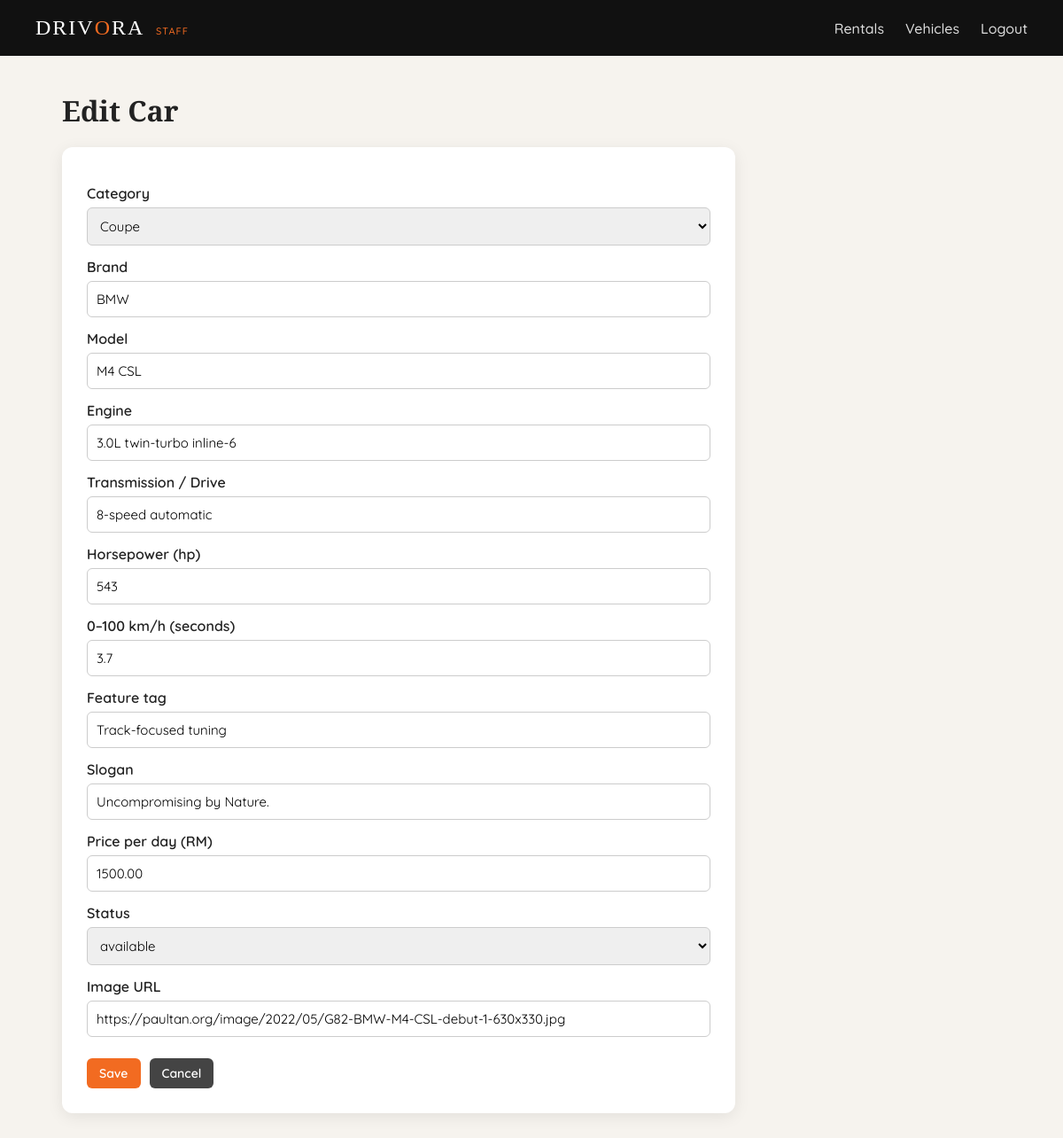
Page /staff/vehicle-form.php?id=4 (signed in) on the committed database.
### tables this page shows
CREATE TABLE IF NOT EXISTS vehicles (
    vehicle_id INT AUTO_INCREMENT PRIMARY KEY,
    categories_id INT NOT NULL,
    brand VARCHAR(100) NOT NULL,
    model VARCHAR(100) NOT NULL,
    engine VARCHAR(150),
    transmission_drive VARCHAR(100),
    horsepower INT,
    acceleration_0_100 DECIMAL(3,1),
    feature_tag VARCHAR(150),
    slogan VARCHAR(150),
    price_per_day DECIMAL(10,2) NOT NULL,
    status ENUM('available','rented','maintenance') NOT NULL DEFAULT 'available',
    image VARCHAR(500),
    FOREIGN KEY (categories_id) REFERENCES categories(categories_id)
);

CREATE TABLE IF NOT EXISTS categories (
    categories_id INT AUTO_INCREMENT PRIMARY KEY,
    categories_name VARCHAR(100) NOT NULL,
    seats_label VARCHAR(50),
    description TEXT
);

### staff/vehicle-form.php (the view, shortened to what this page needs)
<?php
require_once __DIR__ . '/../config/db.php';
$id = 0;
if (isset($_GET['id'])) {
    $id = $_GET['id'];
}
$categories = $pdo->query("SELECT * FROM categories")->fetchAll(PDO::FETCH_ASSOC);
$car = [
    'categories_id' => '',
    'brand' => '',
    'model' => '',
    'engine' => '',
    'transmission_drive' => '',
    'horsepower' => '',
    'acceleration_0_100' => '',
    'feature_tag' => '',
    'slogan' => '',
    'price_per_day' => '',
    'status' => 'available',
    'image' => '',
];
if ($id != 0) {
    $stmt = $pdo->prepare("SELECT * FROM vehicles WHERE vehicle_id = ?");
    $stmt->execute([$id]);
    $row = $stmt->fetch(PDO::FETCH_ASSOC);
    if ($row) {
        $car = $row;
    } else {
        die('Car not found. <a href="vehicles.php">Back</a>');
    }
}
?>
<!DOCTYPE html>
<html lang="en">
<head>
    <link rel="stylesheet" href="../assets/panel.css">
</head>
<body>
    <nav>
        <a href="/mainpage/index.php" class="logo">DRIV<span>O</span>RA <small>STAFF</small></a>
        <ul>
            <li><a href="rentals.php">Rentals</a></li>
            <li><a href="vehicles.php">Vehicles</a></li>
            <li><a href="/system/logout.php">Logout</a></li>
        </ul>
    </nav>
    <div class="wrap">
        <?php if ($id != 0): ?>
            <h1>Edit Car</h1>
        <?php else: ?>
            <h1>Add Car</h1>
        <?php endif; ?>
        <form method="post" class="form-card">
            <label>Category</label>
            <select name="categories_id" required>
                <?php foreach ($categories as $c): ?>
                    <option value="<?php echo $c['categories_id']; ?>" <?php if ($c['categories_id'] == $car['categories_id']) { echo 'selected'; } ?>>
                        <?php echo htmlspecialchars($c['categories_name']); ?>
                    </option>
                <?php endforeach; ?>
            </select>
            <label>Brand</label>
            <input type="text" name="brand" value="<?php echo htmlspecialchars($car['brand']); ?>" required>
            <label>Model</label>
            <input type="text" name="model" value="<?php echo htmlspecialchars($car['model']); ?>" required>
            <label>Engine</label>
            <input type="text" name="engine" value="<?php echo htmlspecialchars($car['engine']); ?>">
            <label>Transmission / Drive</label>
            <input type="text" name="transmission_drive" value="<?php echo htmlspecialchars($car['transmission_drive']); ?>">
            <label>Horsepower (hp)</label>
            <input type="number" name="horsepower" value="<?php echo htmlspecialchars($car['horsepower']); ?>" required>
            <label>0–100 km/h (seconds)</label>
            <input type="number" step="0.1" name="acceleration_0_100" value="<?php echo htmlspecialchars($car['acceleration_0_100']); ?>" required>
            <label>Feature tag</label>
            <input type="text" name="feature_tag" value="<?php echo htmlspecialchars($car['feature_tag']); ?>">
            <label>Slogan</label>
            <input type="text" name="slogan" value="<?php echo htmlspecialchars($car['slogan']); ?>">
            <label>Price per day (RM)</label>
            <input type="number" step="0.01" name="price_per_day" value="<?php echo htmlspecialchars($car['price_per_day']); ?>" required>
            <label>Status</label>
            <select name="status">
                <?php foreach (['available', 'rented', 'maintenance'] as $s): ?>
                    <option value="<?php echo $s; ?>" <?php if ($car['status'] === $s) { echo 'selected'; } ?>><?php echo $s; ?></option>
                <?php endforeach; ?>
            </select>
            <label>Image URL</label>
            <input type="text" name="image" value="<?php echo htmlspecialchars($car['image']); ?>">
            <div class="buttons">
                <button type="submit">Save</button>
                <a href="vehicles.php" class="btn grey">Cancel</a>
            </div>
        </form>
    </div>
</body>
</html>

### assets/panel.css (style rules this page uses)
* { box-sizing: border-box; margin: 0; padding: 0; }
body { font-family: 'Quicksand', sans-serif; background: #f6f3ee; color: #222; }
nav { background: #111; padding: 18px 40px; display: flex; justify-content: space-between; align-items: center; }
nav .logo { font-family: 'Playfair Display', serif; font-size: 24px; color: #fff; text-decoration: none; letter-spacing: 2px; }
nav .logo span { color: #f26b21; }
nav .logo small { font-family: 'Quicksand', sans-serif; font-size: 11px; color: #f26b21; letter-spacing: 1px; margin-left: 6px; }
nav ul { list-style: none; display: flex; gap: 24px; }
nav a { color: #ddd; text-decoration: none; font-weight: 500; }
.wrap { max-width: 1100px; margin: 40px auto; padding: 0 20px; }
h1 { font-family: 'Playfair Display', serif; margin-bottom: 20px; }
small { color: #888; }
button, .btn { display: inline-block; padding: 8px 14px; border: 0; border-radius: 6px; background: #f26b21; color: #fff; font-family: inherit; font-size: 14px; font-weight: 600; text-decoration: none; cursor: pointer; }
.btn.grey { background: #444; }
input, select { padding: 8px 10px; border: 1px solid #ccc; border-radius: 6px; font-family: inherit; font-size: 14px; }
.form-card { max-width: 760px; background: #fff; padding: 28px; border-radius: 12px; box-shadow: 0 4px 18px rgba(0, 0, 0, .08); }
.form-card label { display: block; font-weight: 600; margin: 14px 0 6px; }
.form-card input, .form-card select { width: 100%; padding: 10px; font-size: 15px; }
.form-card .buttons { margin-top: 24px; display: flex; gap: 10px; }

### rows in the picture
vehicles: categories_id "Coupe", brand "BMW", model "M4 CSL", engine "3.0L twin-turbo inline-6", transmission_drive "8-speed automatic", horsepower "543", acceleration_0_100 "3.7", feature_tag "Track-focused tuning", slogan "Uncompromising by Nature.", price_per_day "1500.00", status "available", image "https://paultan.org/image/2022/05/G82-BMW-M4-CSL-debut-1-630x330.jpg"
